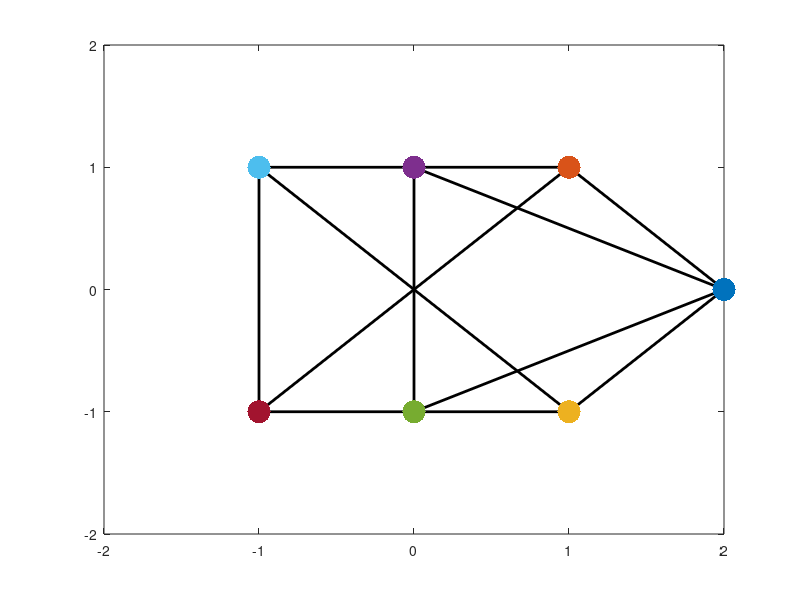

MATLAB code to generate this figure: (Note: this script raises an error after producing the figure.)
close all
clear

%% topology graph
D = [1,-1,0,0,0,0,0,0,0,-1,0,1;
    -1,0,0,0,0,0,1,-1,0,0,0,0;
    0,1,-1,0,0,0,0,0,1,0,0,0;
    0,0,0,0,0,1,-1,0,0,1,-1,0;
    0,0,1,-1,0,0,0,0,0,0,1,-1;
    0,0,0,0,1,-1,0,0,-1,0,0,0;
    0,0,0,1,-1,0,0,1,0,0,0,0];
L = D*D';
H = D';

%% dimensions
[n,m] = size(D);
d = 2;
% r represents P(r)
r = [2,0;
    1,1;
    1,-1;
    0,1;
    0,-1;
    -1,1;
    -1,-1];
% P represents \bar P(r)
P = [r,ones(n,1)];
% edge set
edge = mod(reshape(find(D~=0),2,m),n);
edge(edge==0) = n;

%% target formation
figure
for i=1:m
    plot(r(edge(:,i),1),r(edge(:,i),2),'k','linewidth',2); hold on
end
for i=1:n
    plot(r(i,1),r(i,2),'.','markersize',50);
end
axis([-2 2 -2 2]);

%% trajectory
figure
via = [0,0;
    5,0;
    10,0;
    10,-5;
    10,-10;
    5,-10;
    0,-10];
for j=1:size(via,1)
    if ~mod(j,2)
        if j==4
            T1 = diag([0.1,1]);
        else
            T1 = diag([1,0.1]);
        end
    else
        T1 = eye(2);
    end
    T2 = rot2(-pi/2*floor((j-1)/2));
    ra(:,:,j) = r*T2'*T1'+via(j,:);
    qvia(j,:) = [vec(T1*T2)',via(j,:)];
    for i=1:m
        plot(ra(edge(:,i),1,j),ra(edge(:,i),2,j),'k','linewidth',2); hold on
    end
end
[qr,dqr,ddqr,tr] = mstraj_(qvia,ones(1,6),0.1,0.2);
A = reshape(qr(1,1:4)',[2,2]);
b = qr(1,5:6)';
xr = r*A'+b';
% for j=1:length(tr)
%     dA = reshape(dqr(j,1:4)',[2,2]);
%     db = dqr(j,5:6)';
%     dxr = r*dA'+db';
%     xr = xr+dxr*0.1;
%     plot(xr(1,1),xr(1,2),'bo');
%     plot(xr(2,1),xr(2,2),'go');
%     plot(xr(3,1),xr(3,2),'mo');
%     drawnow
% end


%% calculate stress matrix
E = [];
for i=1:n 
    E = [E;P'*H'*diag(H(:,i))];
end
[U,S,V] = svd(P);
% the order in S: from big to small
U1 = U(:,1:d+1);
U2 = U(:,d+2:end);
% in fact z is exactly the same as omega given in Fig. 3
z = null(E);
% check if all(svd(U2'*H'*diag(z)*H*U2)>0), then
Omega = H'*diag(z)*H;
Oll = Omega(1:3,1:3);
Olf = Omega(1:3,4:end);
Ofl = Omega(4:end,1:3);
Off = Omega(4:end,4:end);

%% initial position
x = rand(n,d)*4-2; 
dx = zeros(size(x));
% figure
for i=1:m
    fig_edge(i) = plot(x(edge(:,i),1),x(edge(:,i),2),'k','linewidth',2); hold on
end
for i=1:n
    fig_node(i) = plot(x(i,1),x(i,2),'.','markersize',50);
end
axis([-2 12 -12 2]);

%% simulation
dt = 0.01;
loop = 0;
for t=tr(1):dt:tr(end)
    loop = loop+1;
    dq = interp1(tr,dqr,t);
    dA = reshape(dq(1:4)',[2,2]);
    db = dq(5:6)';
    dxr = r*dA'+db';
    % test leader
    alpha = 1;
%     dx = dxr-alpha*(x-xr);
    % followers apply control law (11)   
    D = H';
    gamma = diag(Omega);
    for i=4:n
        errsum = [0,0];
        edge_ind = find(D(i,:)~=0);
        for k=edge_ind
            node_ind = find(D(:,k)~=0);
            j = node_ind(node_ind~=i);
            errsum = errsum+z(k)*(x(i,:)-x(j,:)-dx(j,:));
        end
        dx(i,:) = -1/gamma(i)*errsum;
    end
    % first 3 agents are leaders
    dx(1:3,:) = dxr(1:3,:)-alpha*(x(1:3,:)-xr(1:3,:));
    % update states
    x = x+dt*dx;
    xr = xr+dt*dxr;
    pos_data(:,:,loop) = x;
    % update figure
    for i=1:m
        set(fig_edge(i),'xdata',x(edge(:,i),1),'ydata',x(edge(:,i),2));
    end
    for i=1:n
        set(fig_node(i),'xdata',x(i,1),'ydata',x(i,2));
    end
    drawnow
end
figure 
t_data = tr(1):dt:tr(end);
xpos_data = squeeze(pos_data(:,1,:));
ypos_data = squeeze(pos_data(:,2,:));
plot3(kron(ones(n,1),t_data)',xpos_data',ypos_data');
xlabel('time/s');ylabel('x/m');zlabel('y/m');grid